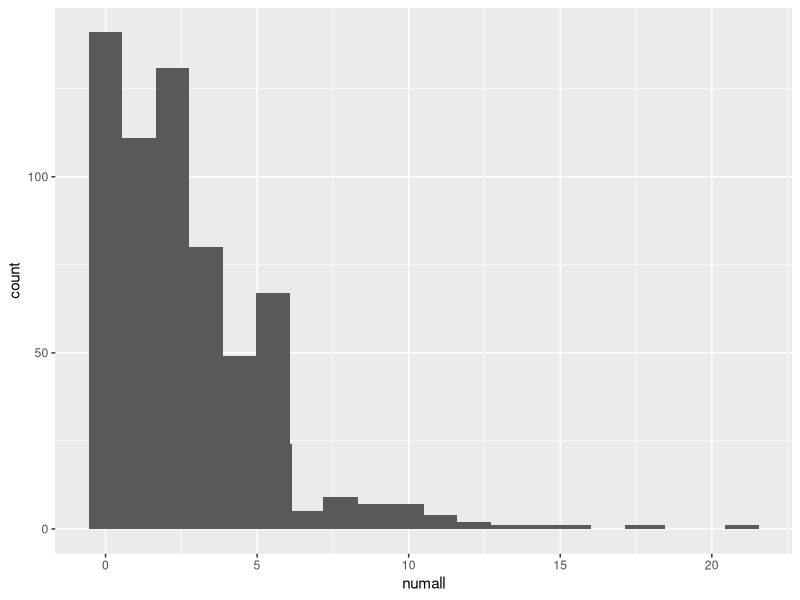
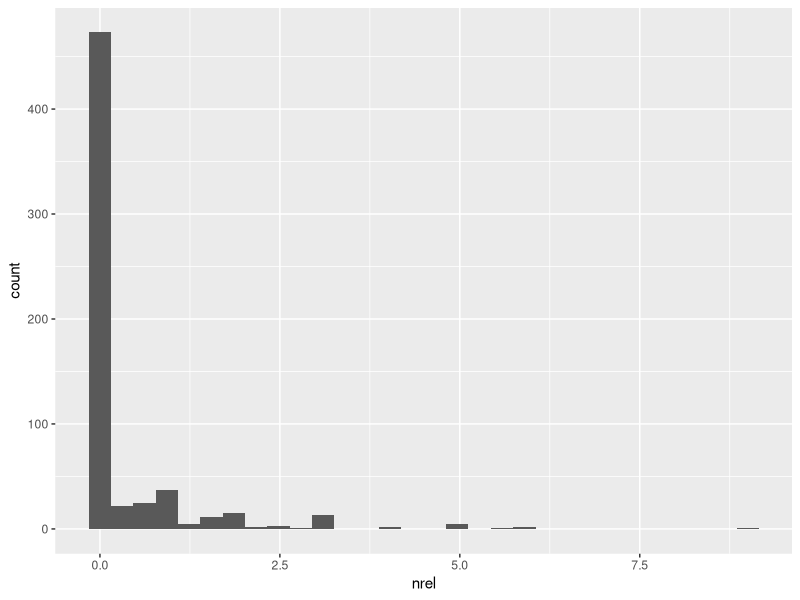
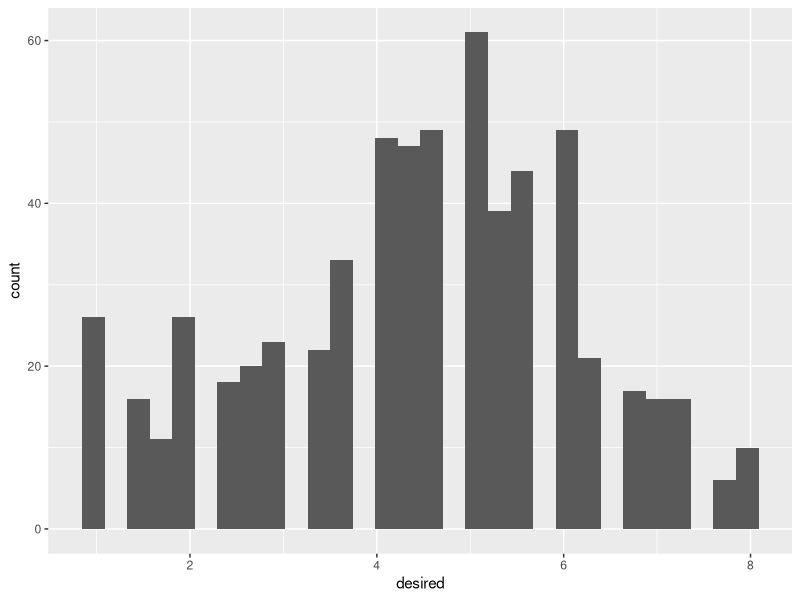
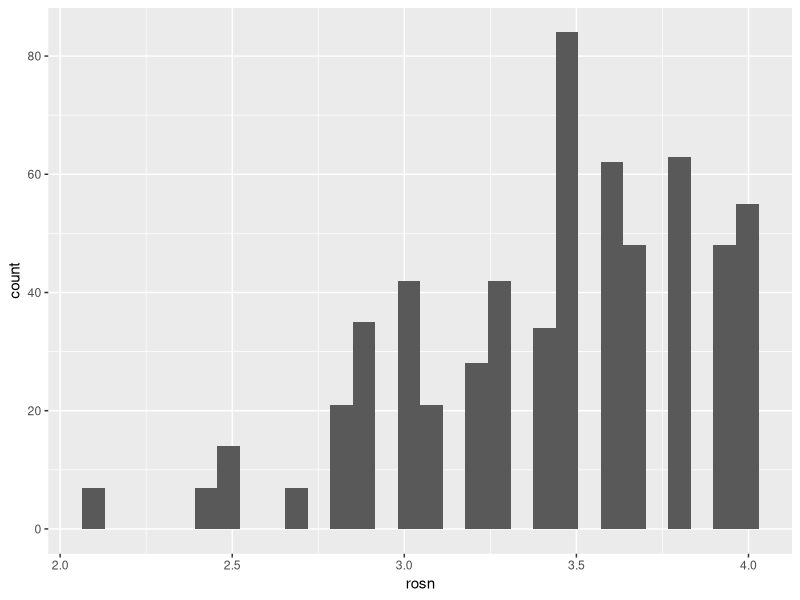
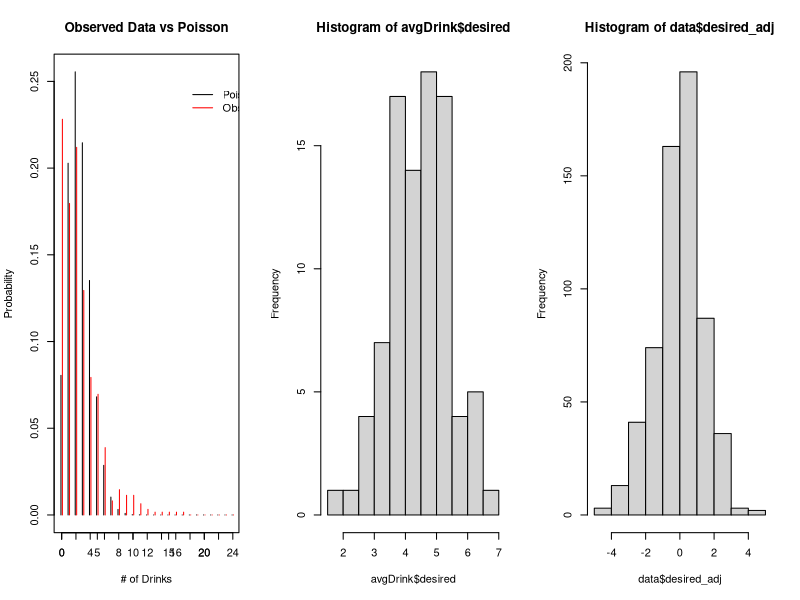
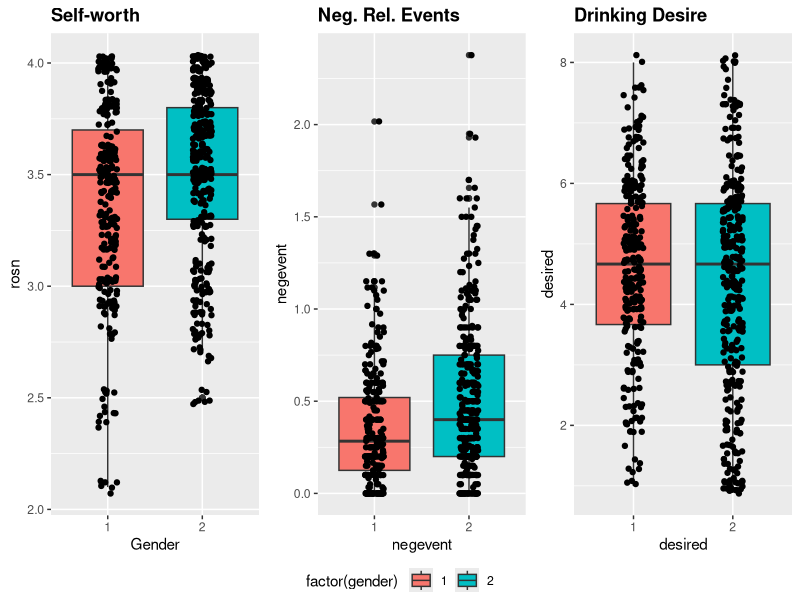
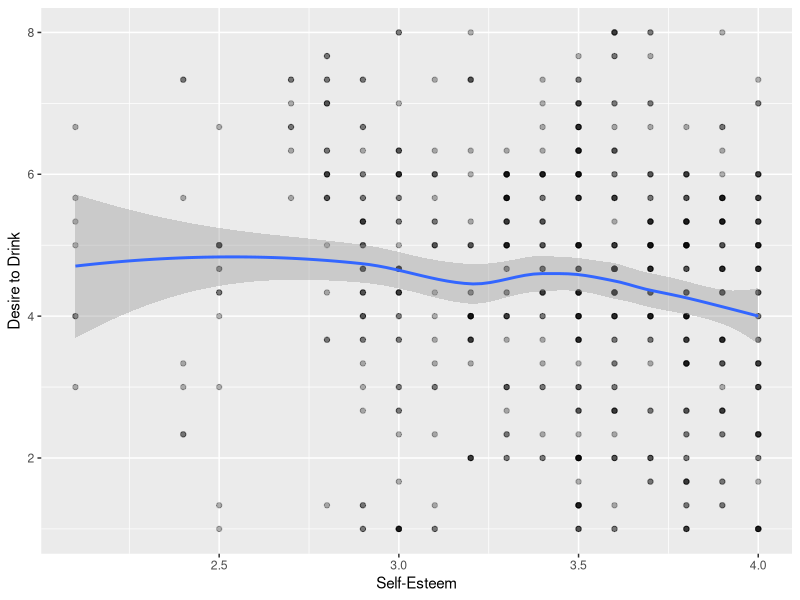
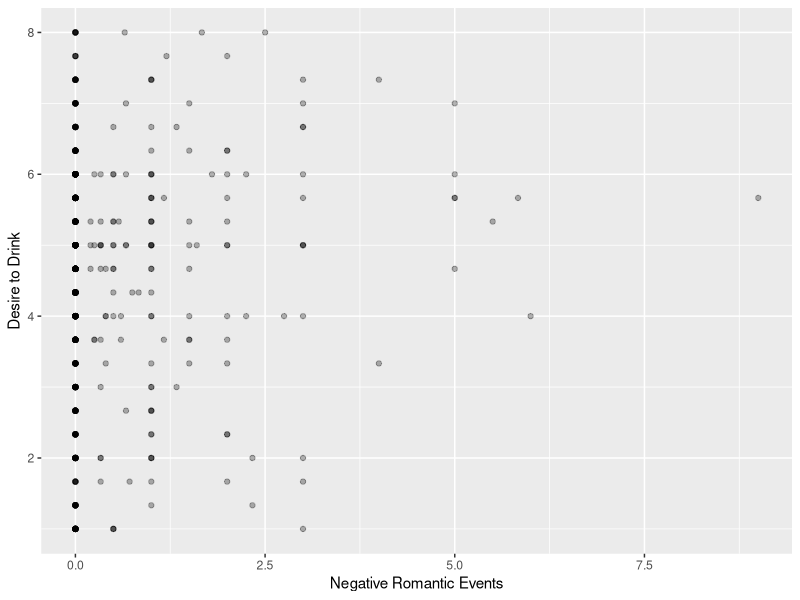

The R source for these figures, in order:
## ---- chunk 1
knitr::opts_chunk$set(echo = TRUE)
## ---- chunk 2

pkg <- c('car', 'plyr', 'ggplot2', 'Hmisc', 'stargazer',
         'ggpubr', 'gridExtra', 'wesanderson', 'MASS')

lapply(pkg, require, character.only = T)

#change to your git location
#setwd("C:\Users\nishray\Documents\Berkeley_MIDS\W271\w271_lab2\DeHartSimplified.csv")

# data_c <- read.csv("C:\\Users\\nishray\\Documents\\Berkeley_MIDS\\W271\\w271_lab2\\DeHartSimplified.csv")
data_c <- read.csv("DeHartSimplified.csv", sep=",")
## ---- chunk 3
# Reducing data to first Saturday following the texbook methodology
df_sat <- data_c[data_c$dayweek == 6,]
## ---- chunk 4
data_c[which(complete.cases(data_c) == F),]

data <- data_c[complete.cases(data_c),]

## ---- chunk 5
summary(data)

par(mfrow=c(1,3))

#Variables of immediate interest: rosn = self-worth, nrel=negative relationship interactions, desired = desire to drink
#We see that Id identifies a single respondant: each respondant has 7 responses (one for each day of the week)
ggplot(data = data, aes(x = numall)) + geom_histogram() + stat_bin(bins = 20)
ggplot(data = data, aes(x = nrel)) + geom_histogram()
ggplot(data = data, aes(x = desired)) + geom_histogram()
ggplot(data = data, aes(x = rosn)) + geom_histogram()

dplyr::count(data, id)

#We see a skewed response distribution by gender
dplyr::count(data, gender)
## ---- chunk 6
# Plot of dependent variable vs poisson distribution
rel.freq <- table(data$numall)/length(data$numall)
rel.freq2 <- c(rel.freq, rep(0, times=7))
y <- 0:24
prob <- round(dpois(y, mean(data$numall)), 4)
plot(y-0.1, prob, type="h", ylab="Probability", xlab="# of Drinks", main="Observed Data vs Poisson")
axis(side=1, at=seq(0,24,2))
lines(y+0.1, y=rel.freq2, type="h", col='red')
legend(17,0.25, c("Poisson", "Observed"), col=c('black','red'), lty=c('solid','solid'), bty='n')
## ---- chunk 7
#bucket data
data['nrelBucket'] <- transform(data, group=cut(as.numeric(sub('[%]', '', nrel+.001)), 
    breaks=c(0,1, 2, 3, 4,5,6,7,8.1),
    labels=c('0-1', '1-2', '2-3', '3-4', '4-5', '5-6','6-7','7-8')))$group

data['rosnBucket'] <- transform(data, group=cut(as.numeric(sub('[%]', '', rosn)), 
    breaks=c(2,2.5, 3, 3.5, 4),
    labels=c('2-2.5', '2.5-3', '3-3.5', '3.5-4')))$group

data['desiredBucket'] <- transform(data, group=cut(as.numeric(sub('[%]', '', desired+.001)), 
    breaks=c(0,1, 2, 3, 4,5,6,7,8.1),
    labels=c('0-1', '1-2', '2-3', '3-4', '4-5', '5-6','6-7','7-8')))$group

length(data[data$nrel > 0, "nrel"])
#146 observations actually have nrel > 0. This could lead to an overestimation of the effect of nrel, especially in cases where nrel is very high.
data['HasNrel'] = data$nrel > 0

## ---- chunk 8
#distribution of average desired by id
avgDrink <- data.frame(aggregate(desired ~ id, data, mean))
hist(avgDrink$desired)

#we can see that the average desire to drink is also a normal distribution. This suggests that when we are looking at a desire to drink, we might want to consider what that person's "baseline" drinking is

#we can do this by taking a desire to drink as a distance from average desire to drink

data = merge(data, avgDrink, by="id")
data = rename(data, c('desired.y' = 'Id_MeanDrink', 'desired.x' = 'desired'))
## ---- chunk 9
data['desired_adj'] = data$desired - data$Id_MeanDrink
hist(data$desired_adj)

#this gives a normal distribution of desired

## ---- chunk 10
#Split out three variables of interest by gender

biv_1 <- ggplot(data, aes(factor(gender), rosn)) + geom_boxplot(aes(fill=factor(gender))) +
         geom_jitter(width=0.1) + xlab("Gender")       + ggtitle("Self-worth")      +
         theme(plot.title=element_text(lineheight=1, face="bold"))

biv_2 <- ggplot(data, aes(factor(gender), negevent)) + geom_boxplot(aes(fill=factor(gender))) +
         geom_jitter(width=0.1) + xlab("negevent")       + ggtitle("Neg. Rel. Events")      +
         theme(plot.title=element_text(lineheight=1, face="bold"))

biv_3 <- ggplot(data, aes(factor(gender), desired)) + geom_boxplot(aes(fill=factor(gender))) +
         geom_jitter(width=0.1) + xlab("desired")       + ggtitle("Drinking Desire")      +
         theme(plot.title=element_text(lineheight=1, face="bold"))

ggarrange(biv_1, biv_2, biv_3, ncol=3, common.legend = TRUE, legend="bottom")
## ---- chunk 11

# Does  self esteem relate to desire to drink
ggplot(data = data, aes(x = rosn, y = desired)) + geom_point(alpha = 0.3) +
  geom_smooth() + xlab("Self-Esteem") + ylab("Desire to Drink")

# Does Negative Romantic events relate to the desire to drink
ggplot(data = data, aes(x = nrel, y = desired)) + geom_point(alpha = 0.3) +
  geom_smooth() + xlab("Negative Romantic Events") + ylab("Desire to Drink")

# Does Self-Esteem  relate to Total drink consumption
ggplot(data = data, aes(x = rosn, y = numall)) + geom_point(alpha = 0.3) +
  geom_smooth() + xlab("Self-Esteem") + ylab("Total Drink Consumption")

# Looking At the Desire to Drink by Negative Events by Gender
ggplot(data = data, aes(x = rosn, y = desired, fill = as.factor(gender))) + geom_point(alpha = 0.3) +
  geom_smooth() + xlab("Self-Esteem") + ylab("Desire to Drink")

# Does self-esteem vary by gender?
ggplot(data = data, aes(x = as.factor(gender), y = rosn)) + geom_boxplot(aes(fill=factor(gender))) + geom_jitter(width=0.1)

# Does self-esteem vary by age
ggplot(data = data, aes(x = age, y = rosn)) + geom_point(alpha = 0.3) +
  geom_smooth() + xlab("Age") + ylab("Self-Esteem")

# Numall by desire to drink, colorized by nrel binarized

ggplot(data = data, aes(x = desired, y = numall, colour = as.factor(HasNrel))) + 
  geom_point() + geom_smooth() + xlab("Total Drink Consumption") +
  ylab("Desire to Drink")

# Numall by desire to drink, colorized by self esteem

ggplot(data = data, aes(x = desired, y = numall, color = rosn)) + 
  geom_point() + geom_smooth() + xlab("Total Drink Consumption") +
  ylab("Desire to Drink")

# plot nrel versus rosn, colored by desire to drink
ggplot(data, aes(x=nrel, y=rosn,color=desired)) + geom_point()
## ---- chunk 12
#volume and mean desire to drink in each bucket
dplyr::count(data, nrelBucket, rosnBucket, desiredBucket)

xtabs(desired ~ nrelBucket, aggregate(desired ~ nrelBucket, data, mean))
xtabs(desired ~ rosnBucket, aggregate(desired ~ rosnBucket, data, mean))

xtabs(desired ~ nrelBucket + rosnBucket, aggregate(desired ~ nrelBucket + rosnBucket, data, mean))
table(data$nrelBucket, data$rosnBucket)

## ---- chunk 13
data.frame(aggregate(desired ~ HasNrel, data, mean))
#little difference between 0 and nonzero here.
#test for significance of difference using wilcoxon rank sum test
#unaltered desired to drink - nonsignificant, closer to significance
wilcox.test(data[data$nrel > 0, "desired"], data[data$nrel == 0, "desired"])
#adjusted desire to drink - nonsignificant
wilcox.test(data[data$nrel > 0, "desired_adj"], data[data$nrel == 0, "desired_adj"])
## ---- chunk 14
mod <- glm(numall ~ nrel + rosn + nrel*rosn, family=poisson(link="log"), data=data)
summary(mod)
